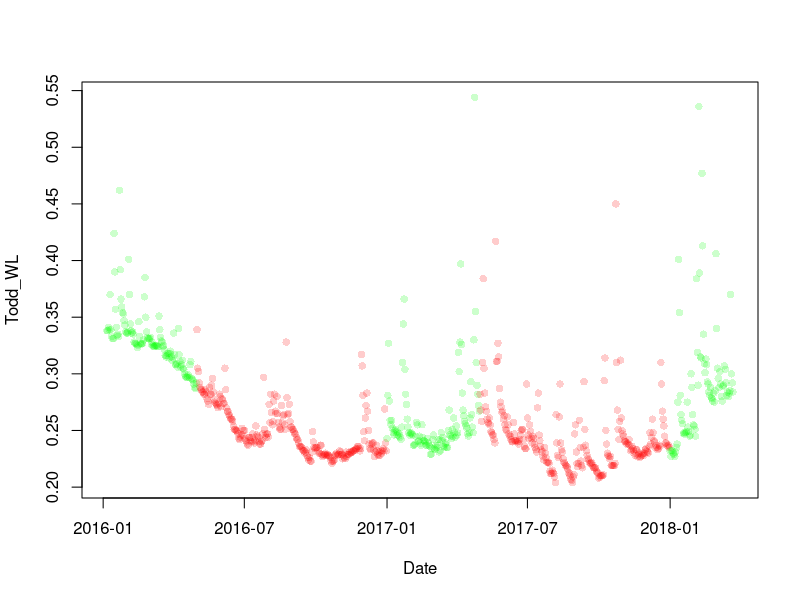
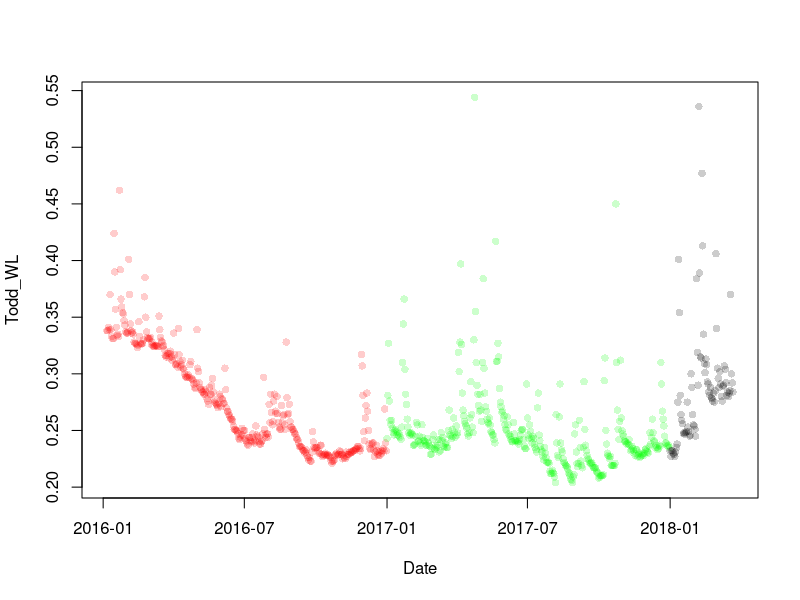
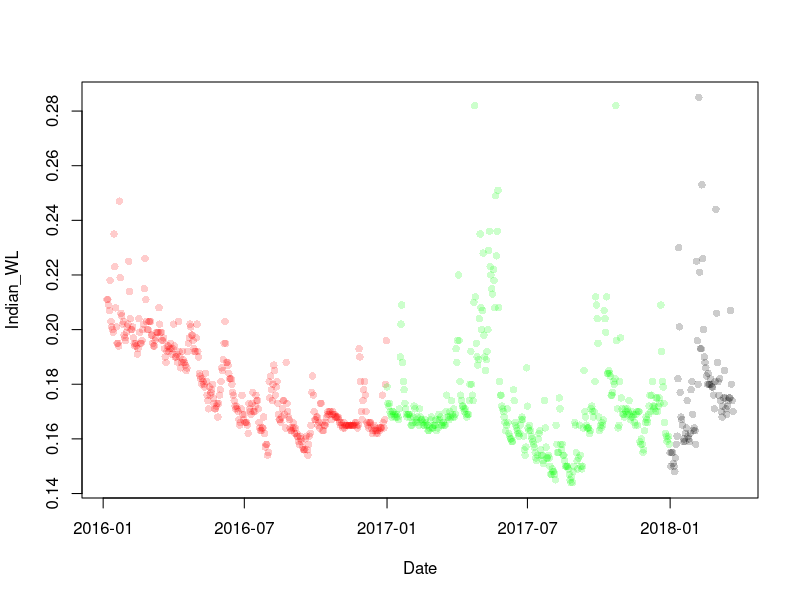

Recreate these plots in R, in order.

rm(list = ls(all.names = TRUE))

D <- read.csv("data/WaterLevel.csv")
D$Date <- as.Date(D$Date)
D$Month <- format(D$Date, format = "%m")
D$Year <- format(D$Date, format = "%y")
D$Jdate <- julian.Date(D$Date)
D$Wet <- ifelse(as.numeric(D$Month)<5,1,0)
#write.csv(D, "data/WaterLevel_edit.csv")

plot(Todd_WL~Date, D, pch=21, col=NA, bg = c(rgb(1,0,0,0.2),rgb(0,1,0,0.2))[factor(D$Wet)])
plot(Todd_WL~Date, D, pch=21, col=NA, bg = c(rgb(1,0,0,0.2),rgb(0,1,0,0.2),grey(0,0.2))[factor(D$Year)])
plot(Indian_WL~Date, D, pch=21, col=NA, bg = c(rgb(1,0,0,0.2),rgb(0,1,0,0.2),grey(0,0.2))[factor(D$Year)])

